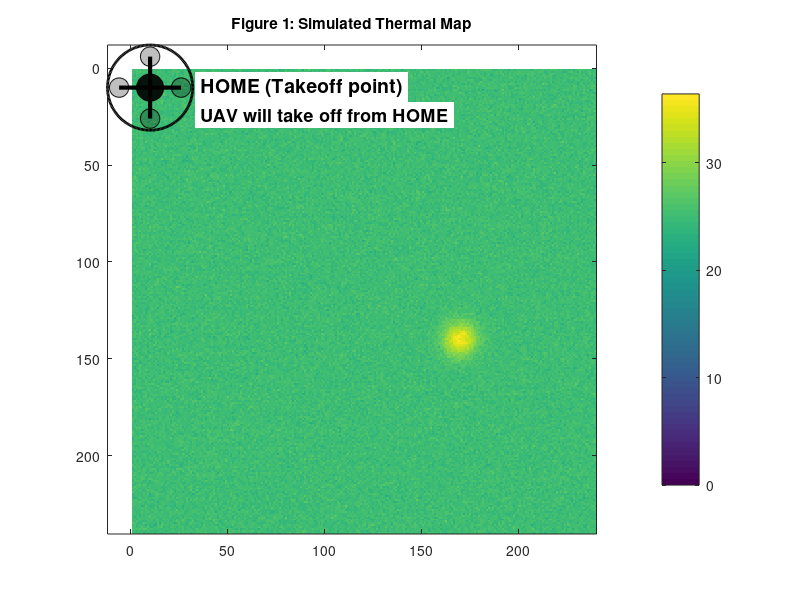
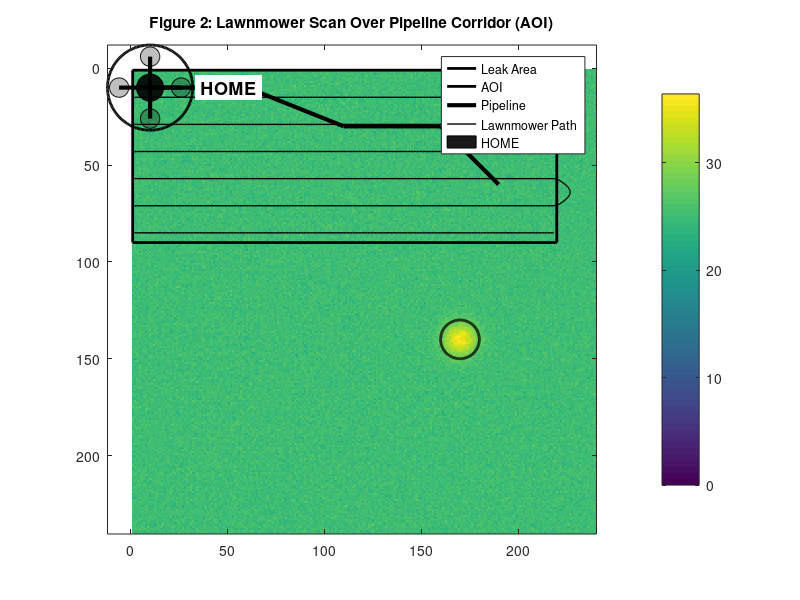
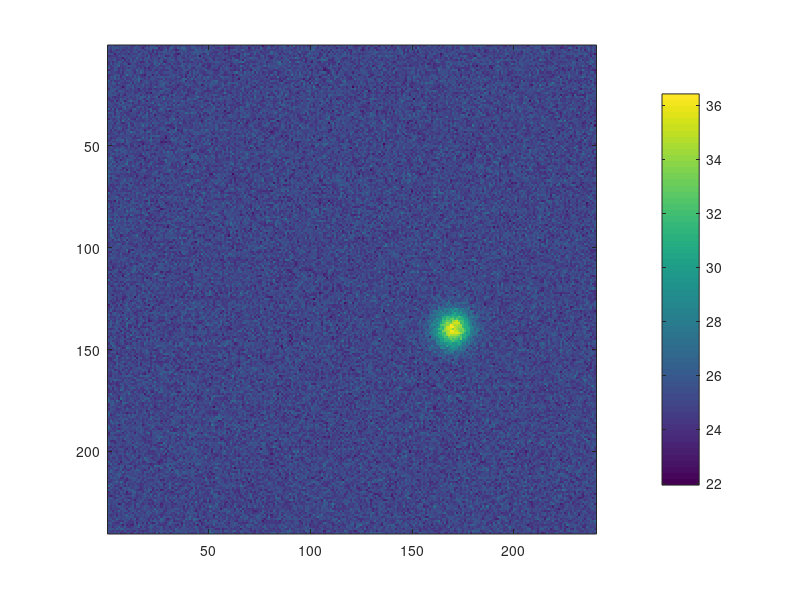

Write MATLAB code to recreate these figures, in order. (Note: this script raises an error after producing the figures.)
clc; clear; close all;

%% =========================================================
% Project 5: Real-Time Drone Inspection for Irrigation Pipeline Leaks
% FINAL SUBMISSION v4 (Edited):
% - REMOVED the static HOME drone marker from the VIDEO scene (the big non-moving drone)
% - Moving drone only in the video
% - Figure 3 remains metrics-only
%% =========================================================

%% ---------- A) PIPELINE PATH (X,Y) ----------
pipelineXY = [
    10 10;
    60 10;
    110 30;
    160 30;
    190 60
];
homeXY = pipelineXY(1,:);   % Home location (x,y)

%% ---------- B) THERMAL MAP ----------
N = 240;
ambientTemp = 25;
noiseStd = 0.7;
leakTemp = 36;
threshold = 30;

thermalMap = ambientTemp + noiseStd*randn(N,N);

% Leak hotspot Gaussian bump (row,col)
leakCenterRC = [140 170]; % [row col]
leakSigma = 6;

[XX,YY] = meshgrid(1:N, 1:N); % XX=col, YY=row
d2 = (YY - leakCenterRC(1)).^2 + (XX - leakCenterRC(2)).^2;
hotspot = exp(-d2/(2*leakSigma^2));
thermalMap = thermalMap + (leakTemp - ambientTemp) * hotspot;

leakRadiusDraw = 10;

%% ---------- C) AOI (Pipeline Corridor) ----------
minX = min(pipelineXY(:,1));  maxX = max(pipelineXY(:,1));
minY = min(pipelineXY(:,2));  maxY = max(pipelineXY(:,2));

margin = 30;
AOI.xmin = max(1, round(minX - margin));
AOI.xmax = min(N, round(maxX + margin));
AOI.ymin = max(1, round(minY - margin));
AOI.ymax = max(1, min(N, round(maxY + margin)));

%% ---------- D) LAWNMOWER PATH (FAST + SMOOTH) ----------
trackSpacing = 14;
pointsPerLine = 140;
turnPoints = 28;

ys = AOI.ymin:trackSpacing:AOI.ymax;
path = [];

for k = 1:numel(ys)
    y = ys(k);

    if mod(k,2)==1
        xLine = linspace(AOI.xmin, AOI.xmax, pointsPerLine);
    else
        xLine = linspace(AOI.xmax, AOI.xmin, pointsPerLine);
    end

    lineSeg = [xLine(:) repmat(y, numel(xLine), 1)];
    path = [path; lineSeg];

    if k < numel(ys)
        yNext = ys(k+1);
        xEnd = lineSeg(end,1);

        t = linspace(0,1,turnPoints);
        bulge = 7*sin(pi*t);

        if mod(k,2)==1
            xTurn = xEnd + bulge;
        else
            xTurn = xEnd - bulge;
        end

        yTurn = (1-t)*y + t*yNext;
        path = [path; [xTurn(:) yTurn(:)]];
    end
end

path(:,1) = max(1, min(N, path(:,1)));
path(:,2) = max(1, min(N, path(:,2)));

win = 5;
pathSmooth = path;
pathSmooth(:,1) = movmean(path(:,1), win);
pathSmooth(:,2) = movmean(path(:,2), win);

pathIdx = round(pathSmooth);
pathIdx(:,1) = max(1,min(N,pathIdx(:,1)));
pathIdx(:,2) = max(1,min(N,pathIdx(:,2)));

%% ---------- E) HEADING + SPEED PROFILE ----------
dx = [0; diff(pathSmooth(:,1))];
dy = [0; diff(pathSmooth(:,2))];
headingRad = atan2(dy, dx);
headingDeg = rad2deg(headingRad);

dHead = [0; abs(diff(unwrap(headingRad)))];

speedMin = 35;
speedMax = 95;
turnStrength = 5;

speed = speedMax ./ (1 + turnStrength*dHead);
speed = max(speedMin, min(speedMax, speed));

dist = sqrt(dx.^2 + dy.^2);
dtLocal = dist ./ max(speed, 1e-6);
dtLocal(~isfinite(dtLocal) | dtLocal<=0) = 0.01;
timeSec = cumsum(dtLocal);

%% ---------- F) SCAN + DETECTION ----------
scanRadius = 7;
[ox, oy] = meshgrid(-scanRadius:scanRadius, -scanRadius:scanRadius);
circle = (ox.^2 + oy.^2) <= scanRadius^2;
offX = ox(circle);
offY = oy(circle);

scannedMask = false(N,N);
alertTime = NaN;

for i = 1:size(pathIdx,1)
    c = pathIdx(i,1);
    r = pathIdx(i,2);

    rr = r + offY;
    cc = c + offX;

    in = (rr>=1 & rr<=N & cc>=1 & cc<=N);
    rr = rr(in); cc = cc(in);

    lin = sub2ind([N N], rr, cc);
    scannedMask(lin) = true;

    if isnan(alertTime) && any(thermalMap(lin) > threshold)
        alertTime = timeSec(i);
    end
end

coverage = 100 * nnz(scannedMask) / numel(scannedMask);

if isnan(alertTime)
    leakDetected = false;
    alertDelay_ms = Inf;
else
    leakDetected = true;
    alertDelay_ms = alertTime * 1000;
end

returnToBase = leakDetected;

%% ---------- Helper geometry (kept for Figures 1 & 2) ----------
homeBodyR = 7; homeArmL = 16; homeRotR = 5;
rt = linspace(0,2*pi,60);
homeBodyCircle = [homeBodyR*cos(rt(:)) homeBodyR*sin(rt(:))];
homeArm1 = [-homeArmL 0; homeArmL 0];
homeArm2 = [0 -homeArmL; 0 homeArmL];
homeRotCenters = [ homeArmL 0; -homeArmL 0; 0 homeArmL; 0 -homeArmL ];
homeRotCircle = [homeRotR*cos(rt(:)) homeRotR*sin(rt(:))];

rotTrans = @(XY, ang, tx, ty) (XY * [cos(ang) -sin(ang); sin(ang) cos(ang)]) + [tx ty];
homeAng = 0;

th = linspace(0,2*pi,200);

%% ---------- G) FIGURE 1: THERMAL MAP (CLEAR HOME DRONE) ----------
fig1 = figure('Position',[80 80 960 700], 'Color','w');
imagesc(thermalMap); axis image; colorbar;
title("Figure 1: Simulated Thermal Map");
hold on;

B = rotTrans(homeBodyCircle, homeAng, homeXY(1), homeXY(2));
patch(B(:,1), B(:,2), 'k', 'FaceAlpha', 0.9);

A1 = rotTrans(homeArm1, homeAng, homeXY(1), homeXY(2));
A2 = rotTrans(homeArm2, homeAng, homeXY(1), homeXY(2));
plot(A1(:,1), A1(:,2), 'k-', 'LineWidth', 3);
plot(A2(:,1), A2(:,2), 'k-', 'LineWidth', 3);

for j=1:4
    xy = homeRotCircle + homeRotCenters(j,:);
    Rxy = rotTrans(xy, homeAng, homeXY(1), homeXY(2));
    patch(Rxy(:,1), Rxy(:,2), 'k', 'FaceAlpha', 0.25);
end

plot(homeXY(1) + 22*cos(th), homeXY(2) + 22*sin(th), 'k-', 'LineWidth', 2);

text(homeXY(1)+26, homeXY(2), "HOME (Takeoff point)", ...
    'Color','k', 'FontSize', 14, 'FontWeight','bold', ...
    'BackgroundColor','w', 'Margin', 4);

text(homeXY(1)+26, homeXY(2)+14, "UAV will take off from HOME", ...
    'Color','k', 'FontSize', 13, 'FontWeight','bold', ...
    'BackgroundColor','w', 'Margin', 4);

hold off;
saveas(fig1, "Figure1_Thermal_Map.png");

%% ---------- H) FIGURE 2: AOI + PATH + CLEAR HOME DRONE ----------
theta = linspace(0,2*pi,300);
xLeak = leakCenterRC(2) + leakRadiusDraw*cos(theta);
yLeak = leakCenterRC(1) + leakRadiusDraw*sin(theta);

fig2 = figure('Position',[80 80 960 700], 'Color','w');
imagesc(thermalMap); axis image; colorbar;
title("Figure 2: Lawnmower Scan Over Pipeline Corridor (AOI)");
hold on;

plot(xLeak, yLeak, 'k-', 'LineWidth', 2);

plot([AOI.xmin AOI.xmax AOI.xmax AOI.xmin AOI.xmin], ...
     [AOI.ymin AOI.ymin AOI.ymax AOI.ymax AOI.ymin], ...
     'k-', 'LineWidth', 2);

plot(pipelineXY(:,1), pipelineXY(:,2), 'k-', 'LineWidth', 3);
plot(pathSmooth(:,1), pathSmooth(:,2), 'k-', 'LineWidth', 1);

B = rotTrans(homeBodyCircle, homeAng, homeXY(1), homeXY(2));
patch(B(:,1), B(:,2), 'k', 'FaceAlpha', 0.9);
A1 = rotTrans(homeArm1, homeAng, homeXY(1), homeXY(2));
A2 = rotTrans(homeArm2, homeAng, homeXY(1), homeXY(2));
plot(A1(:,1), A1(:,2), 'k-', 'LineWidth', 3);
plot(A2(:,1), A2(:,2), 'k-', 'LineWidth', 3);
for j=1:4
    xy = homeRotCircle + homeRotCenters(j,:);
    Rxy = rotTrans(xy, homeAng, homeXY(1), homeXY(2));
    patch(Rxy(:,1), Rxy(:,2), 'k', 'FaceAlpha', 0.25);
end
plot(homeXY(1) + 22*cos(th), homeXY(2) + 22*sin(th), 'k-', 'LineWidth', 2);

text(homeXY(1)+26, homeXY(2), "HOME", 'Color','k', 'FontSize', 13, ...
    'FontWeight','bold', 'BackgroundColor','w', 'Margin', 4);

legend("Leak Area","AOI","Pipeline","Lawnmower Path","HOME");
hold off;
saveas(fig2, "Figure2_Lawnmower_Path_AOI.png");

%% ---------- I) VIDEO FIGURE + MOVING DRONE (NO STATIC HOME DRONE) ----------
figV = figure('Position',[80 80 960 700], 'Color','w', 'Visible','on');
set(figV,'Renderer','opengl');
set(figV,'Resize','off');
clf(figV);

imagesc(thermalMap); axis image; colorbar;
ax = gca;
if isprop(ax,'Toolbar'); ax.Toolbar.Visible = 'off'; end
set(figV,'ToolBar','none'); set(figV,'MenuBar','none');

title("UAV Inspection Mission (Realistic Motion)");
hold on;

plot(xLeak, yLeak, 'k-', 'LineWidth', 2);
plot([AOI.xmin AOI.xmax AOI.xmax AOI.xmin AOI.xmin], ...
     [AOI.ymin AOI.ymin AOI.ymax AOI.ymax AOI.ymin], ...
     'k-', 'LineWidth', 2);
plot(pipelineXY(:,1), pipelineXY(:,2), 'k-', 'LineWidth', 3);
plot(pathSmooth(:,1), pathSmooth(:,2), 'k-', 'LineWidth', 1);

% Trail
trailLen = 140;
trail = plot(pathSmooth(1,1), pathSmooth(1,2), 'k-', 'LineWidth', 2);

% Start text (no HOME)
startText = text(5, 28, "UAV is taking off... Mission started", ...
    'Color','k', 'FontSize', 16, 'FontWeight','bold', ...
    'BackgroundColor','w', 'Margin', 4);

infoText = text(5, 12, "", 'Color','k', 'FontSize', 12, 'FontWeight','bold', ...
    'BackgroundColor','w', 'Margin', 3);

% Moving drone geometry
bodyR = 5; armL = 12; rotR = 4;
rt2 = linspace(0,2*pi,50);
bodyCircle = [bodyR*cos(rt2(:)) bodyR*sin(rt2(:))];
arm1 = [-armL 0; armL 0];
arm2 = [0 -armL; 0 armL];
rotCenters = [ armL 0; -armL 0; 0 armL; 0 -armL ];
rotCircle = [rotR*cos(rt2(:)) rotR*sin(rt2(:))];

droneBody = patch(bodyCircle(:,1), bodyCircle(:,2), 'k', 'FaceAlpha', 0.85);
armLine1  = plot(arm1(:,1), arm1(:,2), 'k-', 'LineWidth', 2);
armLine2  = plot(arm2(:,1), arm2(:,2), 'k-', 'LineWidth', 2);
rotP = gobjects(4,1);
for j=1:4
    xy = rotCircle + rotCenters(j,:);
    rotP(j) = patch(xy(:,1), xy(:,2), 'k', 'FaceAlpha', 0.18);
end

q = quiver(pathSmooth(1,1), pathSmooth(1,2), 20, 0, 'k', 'LineWidth', 2, 'MaxHeadSize', 2);

%% ---------- J) VIDEO WRITER ----------
videoName = "UAV_Final_Mission_v4.mp4";
useAVI = false;

try
    v = VideoWriter(videoName, "MPEG-4");
    v.FrameRate = 35;
    open(v);
catch
    useAVI = true;
end

if useAVI
    videoName = "UAV_Final_Mission_v4.avi";
    v = VideoWriter(videoName, "Motion JPEG AVI");
    v.FrameRate = 35;
    open(v);
end

%% ---------- K) VIDEO LOOP (FIXED FRAME SIZE) ----------
frameStep = 60;     % set to 18 for faster
arrowScale = 30;

drawnow;
img0 = print(figV, "-RGBImage");
H0 = size(img0,1); W0 = size(img0,2);
writeVideo(v, img0);

for i = 1:frameStep:size(pathSmooth,1)
    x = pathSmooth(i,1);
    y = pathSmooth(i,2);
    ang = headingRad(i);

    if timeSec(i) > 2
        set(startText, 'Visible', 'off');
    end

    i0 = max(1, i-trailLen);
    set(trail, 'XData', pathSmooth(i0:i,1), 'YData', pathSmooth(i0:i,2));

    % moving drone update
    Bm = rotTrans(bodyCircle, ang, x, y);
    set(droneBody, 'XData', Bm(:,1), 'YData', Bm(:,2));

    A1m = rotTrans(arm1, ang, x, y);
    A2m = rotTrans(arm2, ang, x, y);
    set(armLine1, 'XData', A1m(:,1), 'YData', A1m(:,2));
    set(armLine2, 'XData', A2m(:,1), 'YData', A2m(:,2));

    for j=1:4
        xy = rotCircle + rotCenters(j,:);
        Rxy = rotTrans(xy, ang, x, y);
        set(rotP(j), 'XData', Rxy(:,1), 'YData', Rxy(:,2));
    end

    set(q, 'XData', x, 'YData', y, 'UData', arrowScale*cos(ang), 'VData', arrowScale*sin(ang));

    if isnan(alertTime) || timeSec(i) < alertTime
        alertStr = "Alert: not triggered";
    else
        alertStr = "Alert: triggered";
    end

    set(infoText, 'String', sprintf("t=%.1fs  speed=%.1f  heading=%.0f°  %s", ...
        timeSec(i), speed(i), headingDeg(i), alertStr));

    drawnow;

    img = print(figV, "-RGBImage");
    if size(img,1) ~= H0 || size(img,2) ~= W0
        img = img(1:min(H0,end), 1:min(W0,end), :);
        if size(img,1) < H0, img(end+1:H0,:,:) = 255; end
        if size(img,2) < W0, img(:,end+1:W0,:) = 255; end
    end
    writeVideo(v, img);
end

% Outro message
if returnToBase
    outroMsg = sprintf("Leak detected. Return-to-base activated (start x=%.0f, y=%.0f).", homeXY(1), homeXY(2));
else
    outroMsg = "No leak detected. Mission finished.";
end

outText = text(5, 28, outroMsg, 'Color','k', 'FontSize', 16, 'FontWeight','bold', ...
    'BackgroundColor','w', 'Margin', 4);

for k = 1:25
    drawnow;
    img = print(figV, "-RGBImage");
    if size(img,1) ~= H0 || size(img,2) ~= W0
        img = img(1:min(H0,end), 1:min(W0,end), :);
        if size(img,1) < H0, img(end+1:H0,:,:) = 255; end
        if size(img,2) < W0, img(:,end+1:W0,:) = 255; end
    end
    writeVideo(v, img);
end

delete(outText);
close(v);
hold off;
saveas(figV, "Figure_Realistic_UAV_Movement.png");

%% ---------- L) FIGURE 3: METRICS ONLY (NO HOME / NO DRONE) ----------
fig3 = figure('Position',[80 80 960 700], 'Color','w');
axis off;
title("Figure 3: Leak Detection Results and Performance Metrics");

if isinf(alertDelay_ms)
    alertDelayText = "Alert Delay (ms): N/A (no alert)";
else
    alertDelayText = sprintf("Alert Delay (ms): %.0f", alertDelay_ms);
end

text(0.10,0.78, sprintf("Leak Detection Accuracy (%%): %.1f", 100*double(leakDetected)), ...
    'FontSize', 18, 'FontWeight','bold');

text(0.10,0.60, sprintf("Thermal Scan Coverage (%%): %.1f", coverage), ...
    'FontSize', 18, 'FontWeight','bold');

text(0.10,0.42, alertDelayText, ...
    'FontSize', 18, 'FontWeight','bold');

text(0.10,0.24, sprintf("Scan Radius (cells): %d", scanRadius), ...
    'FontSize', 16);

saveas(fig3, "Figure3_Performance_Metrics.png");

%% ---------- M) FIGURE 4: RETURN-TO-HOME CONFIRMATION ----------
fig4 = figure('Position',[80 80 960 700], 'Color','w');
axis off;
title("Figure 4: Return-To-Home Status");

text(0.08,0.72, sprintf("HOME location: (x=%.0f, y=%.0f)", homeXY(1), homeXY(2)), 'FontSize', 16);

if returnToBase
    text(0.08,0.50, "Return-to-home activated", 'FontSize', 18, 'FontWeight','bold');
    text(0.08,0.36, "UAV returned to HOME successfully", 'FontSize', 18, 'FontWeight','bold');
else
    text(0.08,0.50, "Return-to-home not triggered", 'FontSize', 18, 'FontWeight','bold');
    text(0.08,0.36, "UAV remains at HOME / standby", 'FontSize', 18, 'FontWeight','bold');
end

saveas(fig4, "Figure4_Return_To_Home_Status.png");

%% ---------- N) FIGURE 5: SUMMARY (NO 'MISSION COMPLETED' TEXT) ----------
fig5 = figure('Position',[80 80 960 700], 'Color','w');
axis off;
title("Figure 5: Mission Summary");

if leakDetected
    detStr = "Leak detected: YES";
    delayStr = sprintf("Alert delay: %.0f ms", alertDelay_ms);
else
    detStr = "Leak detected: NO";
    delayStr = "Alert delay: N/A";
end

covStr = sprintf("Thermal scan coverage: %.1f%%", coverage);

if returnToBase
    rtbStr = sprintf("Return-to-home: COMPLETED (HOME x=%.0f, y=%.0f)", homeXY(1), homeXY(2));
else
    rtbStr = sprintf("Return-to-home: NOT TRIGGERED (HOME x=%.0f, y=%.0f)", homeXY(1), homeXY(2));
end

text(0.08,0.65, detStr, 'FontSize', 18, 'FontWeight','bold');
text(0.08,0.50, covStr, 'FontSize', 18);
text(0.08,0.38, delayStr, 'FontSize', 18);
text(0.08,0.26, rtbStr, 'FontSize', 18, 'FontWeight','bold');

saveas(fig5, "Figure5_Mission_Summary.png");

%% ---------- O) OUTPUT + SAVE ----------
disp("==========================================");
disp("Project 5 - FINAL v4 Results (edited video: no static HOME drone)");
disp(["Video saved as: ", videoName]);
disp(["Leak Detected: ", num2str(leakDetected)]);
disp(["Thermal Scan Coverage (%): ", num2str(coverage, "%.2f")]);
disp(["Alert Delay (ms): ", num2str(alertDelay_ms, "%.1f")]);
disp(["Return-to-home: ", num2str(returnToBase), "  HOME(x,y)=(", num2str(homeXY(1)), ",", num2str(homeXY(2)), ")"]);
disp("==========================================");

save("Project5_Output.mat", ...
    "pipelineXY","homeXY","thermalMap","AOI","pathSmooth","pathIdx", ...
    "leakCenterRC","threshold","scanRadius","coverage","alertDelay_ms", ...
    "leakDetected","returnToBase","headingDeg","speed","timeSec","videoName");
